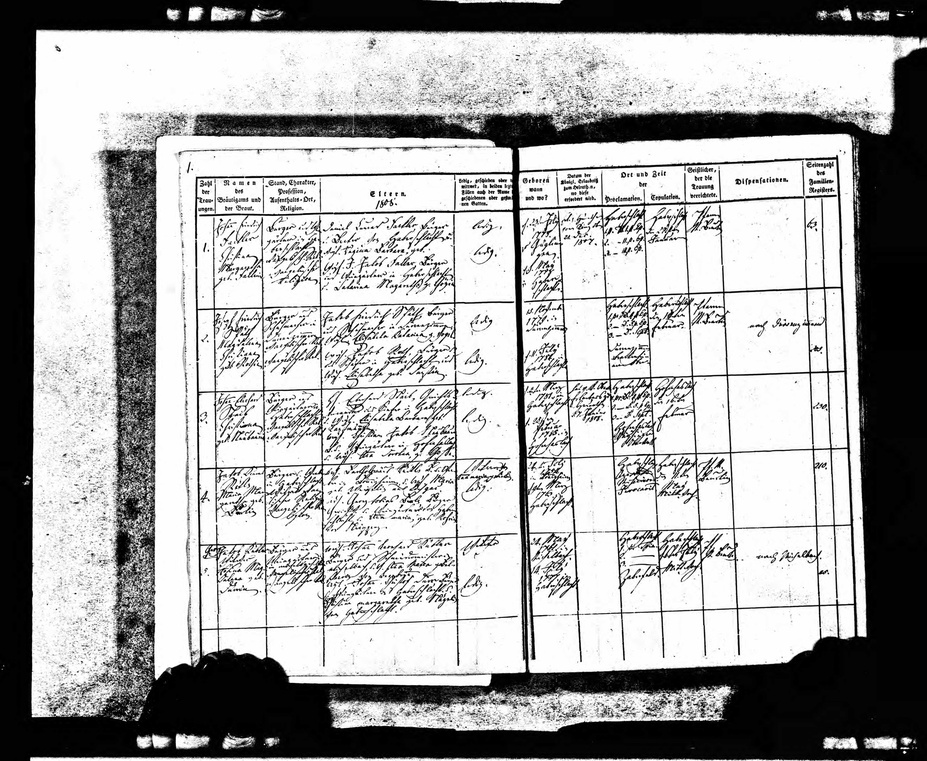
#> input picture demo/bilder/ehe/1184798-00917.jpg, 927 x 761 px, shrunk from 5413 x 4447 before the run
$ python -i raster.py   (imports and definitions only)
#> lines starting #> are read from the running program, lines starting #| are printed output that depends on the picture; after the words box and inside, x2 and y2 are one past the last pixel; in counts of white or black regions, pixels touching at a corner belong together
#!/usr/bin/env python3
"""Seitenraster: Spalten je Buch, Zeilen je Seite.

Daraus ergibt sich für jedes Feld der Bildausschnitt — deterministisch,
ohne dass ein Modell Koordinaten schätzen muss.

Stand der Messung (vier Taufregisterseiten, 26 von Hand abgelesene Grenzen):

    laengster durchgehender Lauf, Doppelseite      1/7   = 14 %
    Anteil dunkler Pixel, Seiten am Falz getrennt  11/26 = 42 %
    dieselbe Methode, Seite sauber abgegrenzt      5/7   = 71 %

Der entscheidende Fehler war zweifach: die Linien ueber die **Doppelseite**
zu messen (sie laufen nur ueber je eine Seite), und den **laengsten
durchgehenden Lauf** zu nehmen statt des Anteils dunkler Pixel — jede Stelle,
an der Handschrift eine Linie kreuzt, halbiert den Lauf.

Der offene Knackpunkt ist nicht die Linienerkennung, sondern die robuste
Abgrenzung von Buchdeckel, Falz und Papier ueber unterschiedliche Scans.
Wo sie gelingt, liegt die Trefferquote bei rund 70 %.

**Verwendung: Vorschlag, nicht Entscheidung.** Der Rastereditor zeigt die
gefundenen Linien vor, der Bearbeiter zieht fehlende nach. Zusaetzlich erbt
jede Folgeseite das Raster der vorigen — das Formular bleibt ueber Jahrzehnte
gleich, es ist nur Nachschieben um wenige Pixel.

    python3 -m kirchenbuch.raster bilder/taufe/seite.jpg
"""
import argparse
import json
from pathlib import Path

import numpy as np
from PIL import Image

from . import db, konfig


def papier(a, seiten=2):
    """Papierblock finden und in Buchseiten teilen (Scanränder weg)."""
    mz, ms = np.median(a, axis=1), np.median(a, axis=0)
    ys = np.where(mz > 0.6 * mz.max())[0]
    xs = np.where(ms > 0.6 * ms.max())[0]
    if not len(ys) or not len(xs):
        return []
    yb = np.split(ys, np.where(np.diff(ys) > 60)[0] + 1)
    yg = max(yb, key=len)
    xb = [b for b in np.split(xs, np.where(np.diff(xs) > 120)[0] + 1) if len(b) > 200]
    xb.sort(key=len, reverse=True)
    xb = sorted(xb[:seiten], key=lambda b: b[0])
    return [(int(b[0]), int(b[-1]), int(yg[0]), int(yg[-1])) for b in xb]


def waagerecht(aus, mindest=0.40, schwelle=180, luecke=12):
    """Waagerechte Tabellenlinien über die längste dunkle Lauflänge."""
    h, w = aus.shape
    dunkel = aus < schwelle
    lang = np.empty(h)
    for y in range(h):
        d = np.diff(np.concatenate(([0], dunkel[y].view(np.int8), [0])))
        s = np.where(d == 1)[0]
        e = np.where(d == -1)[0]
        lang[y] = (e - s).max() / w if len(s) else 0
    kand = np.where(lang > mindest)[0]
    gruppen, akt = [], []
    for y in kand:
        if akt and y - akt[-1] <= luecke:
            akt.append(y)
        else:
            if akt:
                gruppen.append(akt)
            akt = [y]
    if akt:
        gruppen.append(akt)
    return [(int(np.mean(g)), float(lang[g].max())) for g in gruppen]


def senkrecht(aus, mindest=0.30, schwelle=180, luecke=12):
    """Senkrechte Spaltenlinien — dieselbe Idee, um 90 Grad gedreht."""
    return waagerecht(aus.T, mindest, schwelle, luecke)


def vorschlag(pfad, seiten=2):
    """Rastervorschlag für eine Seite. Bewusst unvollständig."""
#> called with pfad = '../demo/bilder/ehe/1184798-00917.jpg', seiten = 2
    a = np.asarray(Image.open(pfad).convert("L"))
#> a is the input picture: shape (761, 927); min 0, max 255, mean 167.1
    raus = []
    for x0, x1, y0, y1 in papier(a, seiten):
#> in papier, `yb = np.split(ys, np.where(np.diff(ys) > 60)[0] + 1)`: yb = 2 items
#> in papier, `xb = [b for b in np.split(xs, np.where(np.diff(xs) > 120)[0] + 1) if l..`: xb = 1 item
        aus = a[y0:y1, x0:x1]
        raus.append(dict(
            x0=x0, x1=x1, y0=y0, y1=y1,
            zeilen=[y + y0 for y, _ in waagerecht(aus)],
            spalten=[x + x0 for x, _ in senkrecht(aus)],
        ))
#> this loop made 1 pass
#> pass 1, in vorschlag, `aus = a[y0:y1, x0:x1]`:
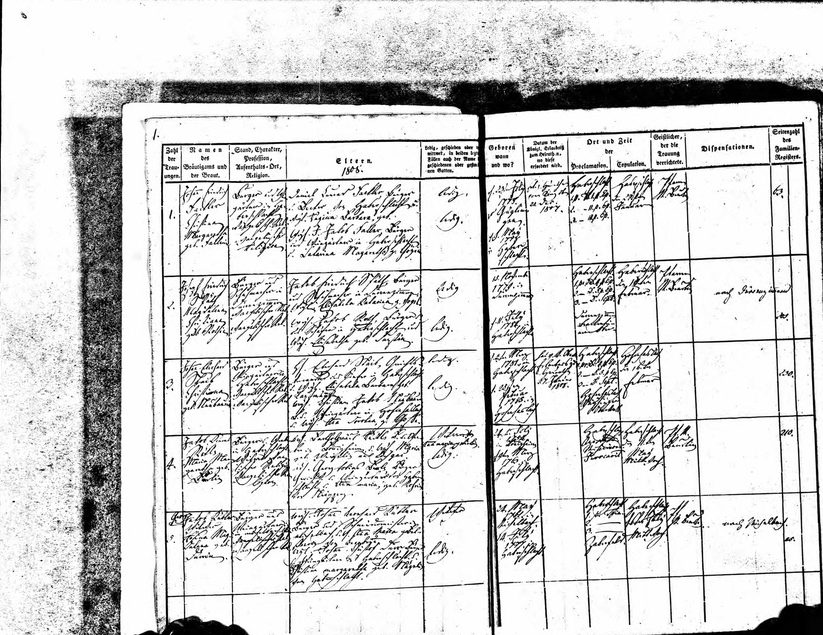
#> aus: shape (635, 823); min 0, max 255, mean 211.1
#> pass 1, in waagerecht, `dunkel = aus < schwelle`:
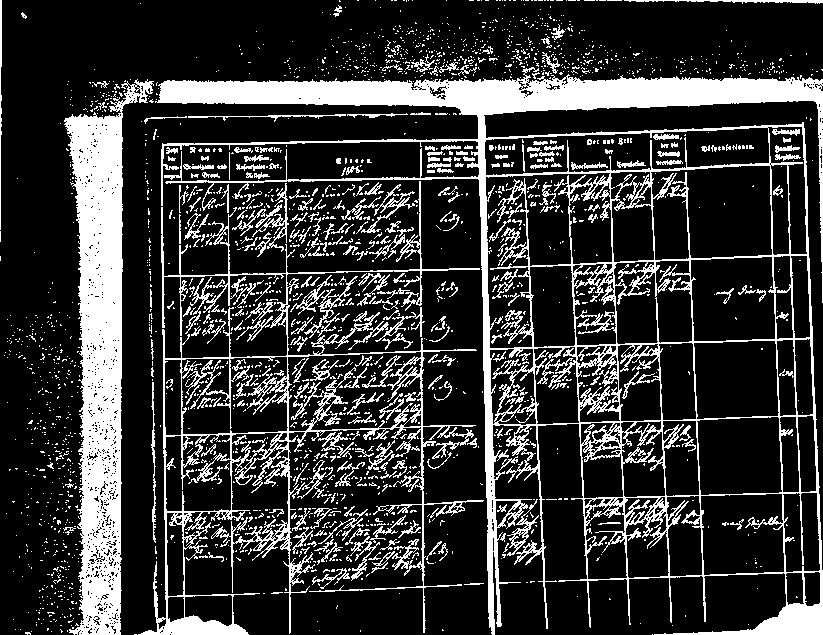
#> dunkel: shape (635, 823) bool; 21.2% white; 2202 white regions (1917 under 20 px), largest, box (x1, y1, x2, y2) and area: (155, 67, 823, 635) 47626, (64, 79, 154, 635) 21356, (138, 181, 484, 635) 16244
#> pass 1, in waagerecht (call 2), `dunkel = aus < schwelle`:
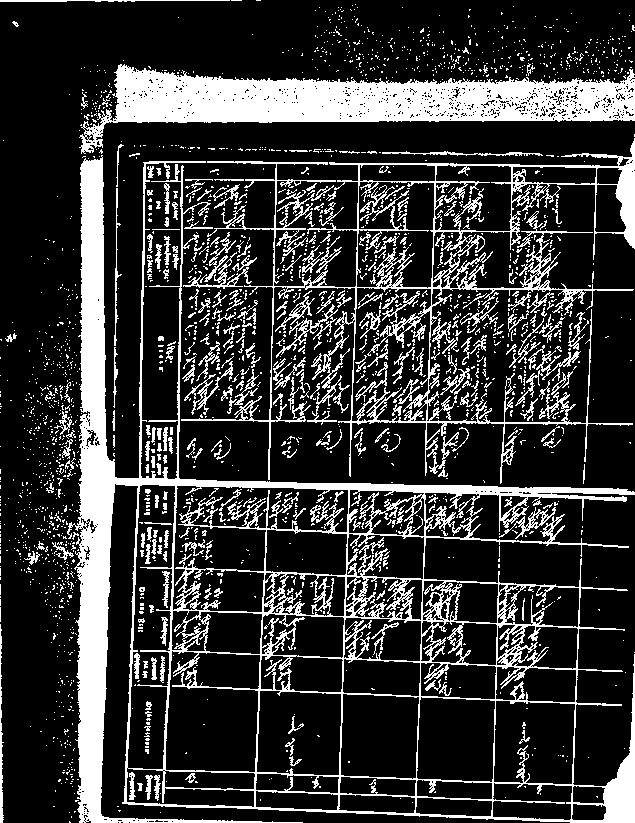
#> dunkel: shape (823, 635) bool; 21.2% white; 2202 white regions (1917 under 20 px), largest, box (x1, y1, x2, y2) and area: (67, 155, 635, 823) 47626, (79, 64, 635, 154) 21356, (181, 138, 635, 484) 16244
#> after the loop, raus = 1 item
    return dict(datei=Path(pfad).name, groesse=list(a.shape[::-1]), seiten=raus)


def ausschnitt(raster, seite, zeile, spalte, rand=25):
    """Bildausschnitt für Zelle (Zeile, Spalte) — Basis der Lupe."""
    s = raster["seiten"][seite]
    zs, sp = sorted(s["zeilen"]), sorted(s["spalten"])
    y0 = zs[zeile] if zeile < len(zs) else s["y0"]
    y1 = zs[zeile + 1] if zeile + 1 < len(zs) else s["y1"]
    x0 = sp[spalte] if spalte < len(sp) else s["x0"]
    x1 = sp[spalte + 1] if spalte + 1 < len(sp) else s["x1"]
    return (max(0, x0 - rand), max(0, y0 - rand),
            (x1 - x0) + 2 * rand, (y1 - y0) + 2 * rand)


def main():
    ap = argparse.ArgumentParser()
    ap.add_argument("bild")
    ap.add_argument("--seiten", type=int, default=2)
    a = ap.parse_args()
    v = vorschlag(a.bild, a.seiten)
    print(f"{v['datei']}  {v['groesse'][0]}x{v['groesse'][1]}")
    for i, s in enumerate(v["seiten"]):
        print(f"  Buchseite {i+1}: x{s['x0']}–{s['x1']}  y{s['y0']}–{s['y1']}")
        print(f"    Zeilenlinien  ({len(s['zeilen']):2}): {s['zeilen']}")
        print(f"    Spaltenlinien ({len(s['spalten']):2}): {s['spalten']}")
    print("\nVorschlag — unvollständig. Im Editor nachziehen und bestätigen.")


# [2 lines not run here, left out]

>>> result = vorschlag('../demo/bilder/ehe/1184798-00917.jpg')
#> result = 3 items

$ run again, on demo/bilder/ehe/bloecke/1184798-00917/kopf_rechts.jpg
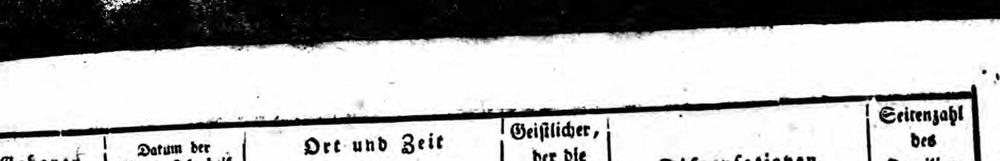
#> input picture demo/bilder/ehe/bloecke/1184798-00917/kopf_rechts.jpg, 1000 x 161 px, shrunk from 1884 x 304 before the run
#> in vorschlag, a is the input picture: shape (161, 1000); min 0, max 255, mean 178
#> yb = 1 item
#> the loop in vorschlag, `for x0, x1, y0, y1 in papier(a, seiten):` made 1 pass
#> (x0, x1, y0, y1) on pass 1: (0, 999, 38, 160)
#> pass 1, in waagerecht, `dunkel = aus < schwelle`:
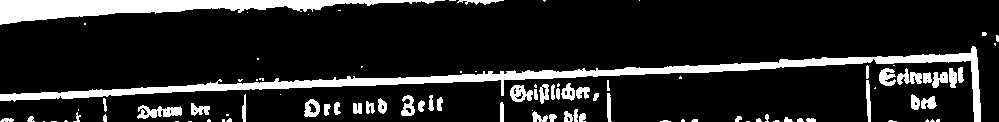
#> dunkel: shape (122, 999) bool; 14.1% white; 96 white regions (44 under 20 px), largest, box (x1, y1, x2, y2) and area: (0, 46, 981, 122) 7557, (0, 0, 445, 25) 4709, (137, 105, 182, 119) 366
#> pass 1, in waagerecht (call 2), `dunkel = aus < schwelle`:
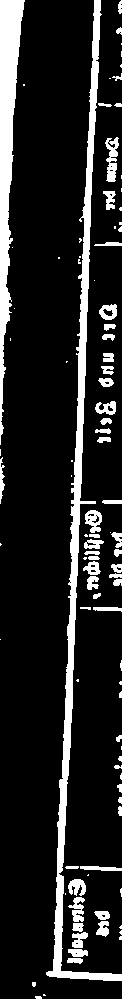
#> dunkel: shape (999, 122) bool; 14.1% white; 96 white regions (44 under 20 px), largest, box (x1, y1, x2, y2) and area: (46, 0, 122, 981) 7557, (0, 0, 25, 445) 4709, (105, 137, 119, 182) 366
#> result = 3 items

$ run again, on demo/bilder/ehe/bloecke/1184798-00917/zeile01_links.jpg
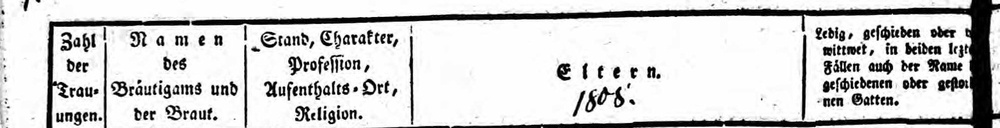
#> input picture demo/bilder/ehe/bloecke/1184798-00917/zeile01_links.jpg, 1000 x 128 px, shrunk from 2004 x 256 before the run
#> in vorschlag, a is the input picture: shape (128, 1000); min 0, max 255, mean 209.1
#> yb = 1 item
#> the loop in vorschlag, `for x0, x1, y0, y1 in papier(a, seiten):` made 1 pass
#> (x0, x1, y0, y1) on pass 1: (0, 999, 0, 127)
#> pass 1, in waagerecht, `dunkel = aus < schwelle`:
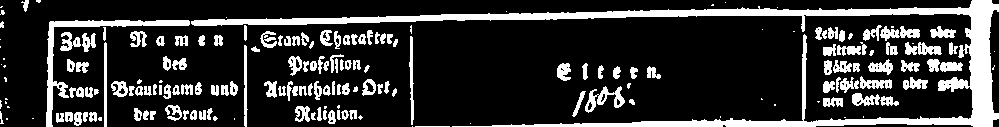
#> dunkel: shape (127, 999) bool; 19.8% white; 186 white regions (44 under 20 px), largest, box (x1, y1, x2, y2) and area: (191, 0, 999, 127) 11162, (46, 20, 190, 127) 1515, (585, 86, 625, 113) 408
#> pass 1, in waagerecht (call 2), `dunkel = aus < schwelle`:
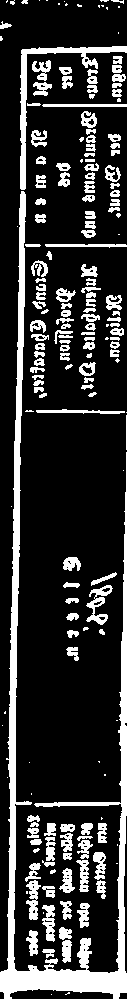
#> dunkel: shape (999, 127) bool; 19.8% white; 186 white regions (44 under 20 px), largest, box (x1, y1, x2, y2) and area: (0, 191, 127, 999) 11162, (20, 46, 127, 190) 1515, (86, 585, 113, 625) 408
#> result = 3 items

$ run again, on demo/bilder/taufe/1184798-00359.jpg
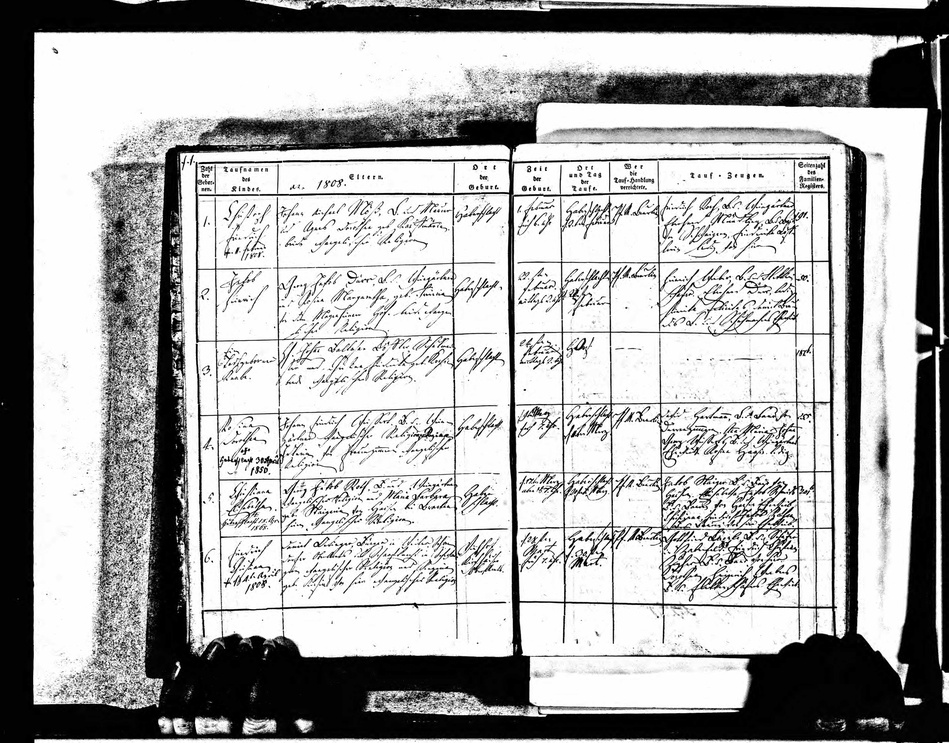
#> input picture demo/bilder/taufe/1184798-00359.jpg, 949 x 743 px, shrunk from 5679 x 4447 before the run
#> in vorschlag, a is the input picture: shape (743, 949); min 0, max 255, mean 172.2
#> yb = 2 items
#> in papier, `xb = [b for b in np.split(xs, np.where(np.diff(xs) > 120)[0] + 1) if l..`: xb = 1 item
#> the loop in vorschlag, `for x0, x1, y0, y1 in papier(a, seiten):` made 1 pass
#> (x0, x1, y0, y1) on pass 1: (34, 940, 0, 654)
#> pass 1, in waagerecht, `dunkel = aus < schwelle`:
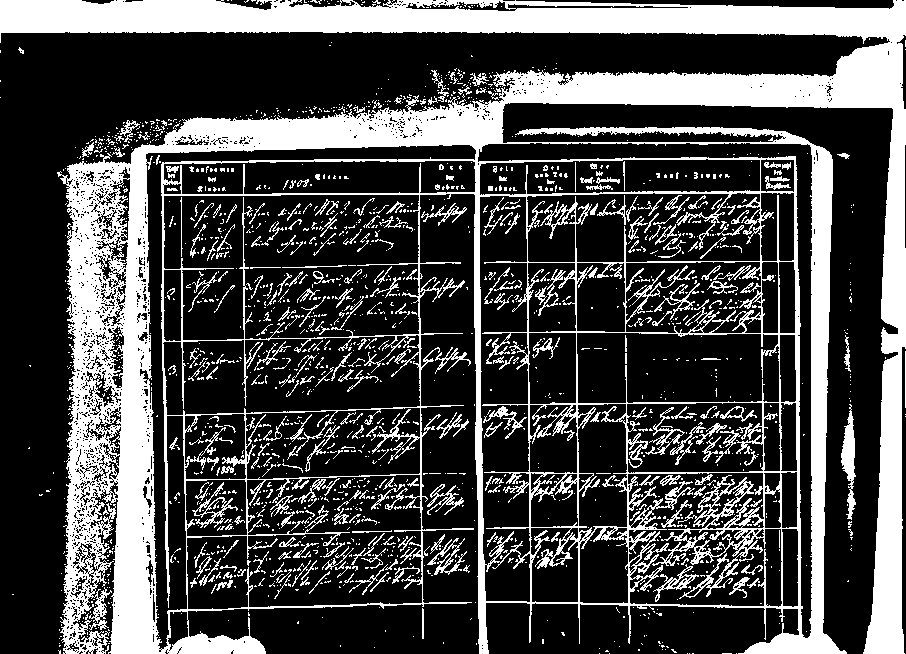
#> dunkel: shape (654, 906) bool; 28.7% white; 1711 white regions (1404 under 20 px), largest, box (x1, y1, x2, y2) and area: (0, 0, 906, 654) 144714, (841, 404, 856, 520) 836, (192, 482, 238, 528) 408
#> pass 1, in waagerecht (call 2), `dunkel = aus < schwelle`:
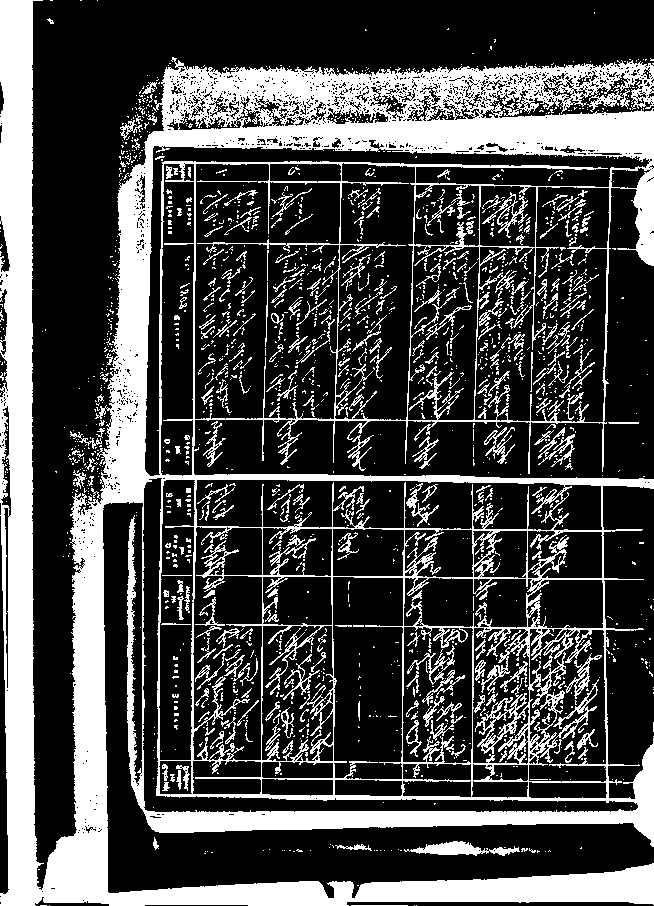
#> dunkel: shape (906, 654) bool; 28.7% white; 1711 white regions (1404 under 20 px), largest, box (x1, y1, x2, y2) and area: (0, 0, 654, 906) 144714, (404, 841, 520, 856) 836, (482, 192, 528, 238) 408
#> result = 3 items
